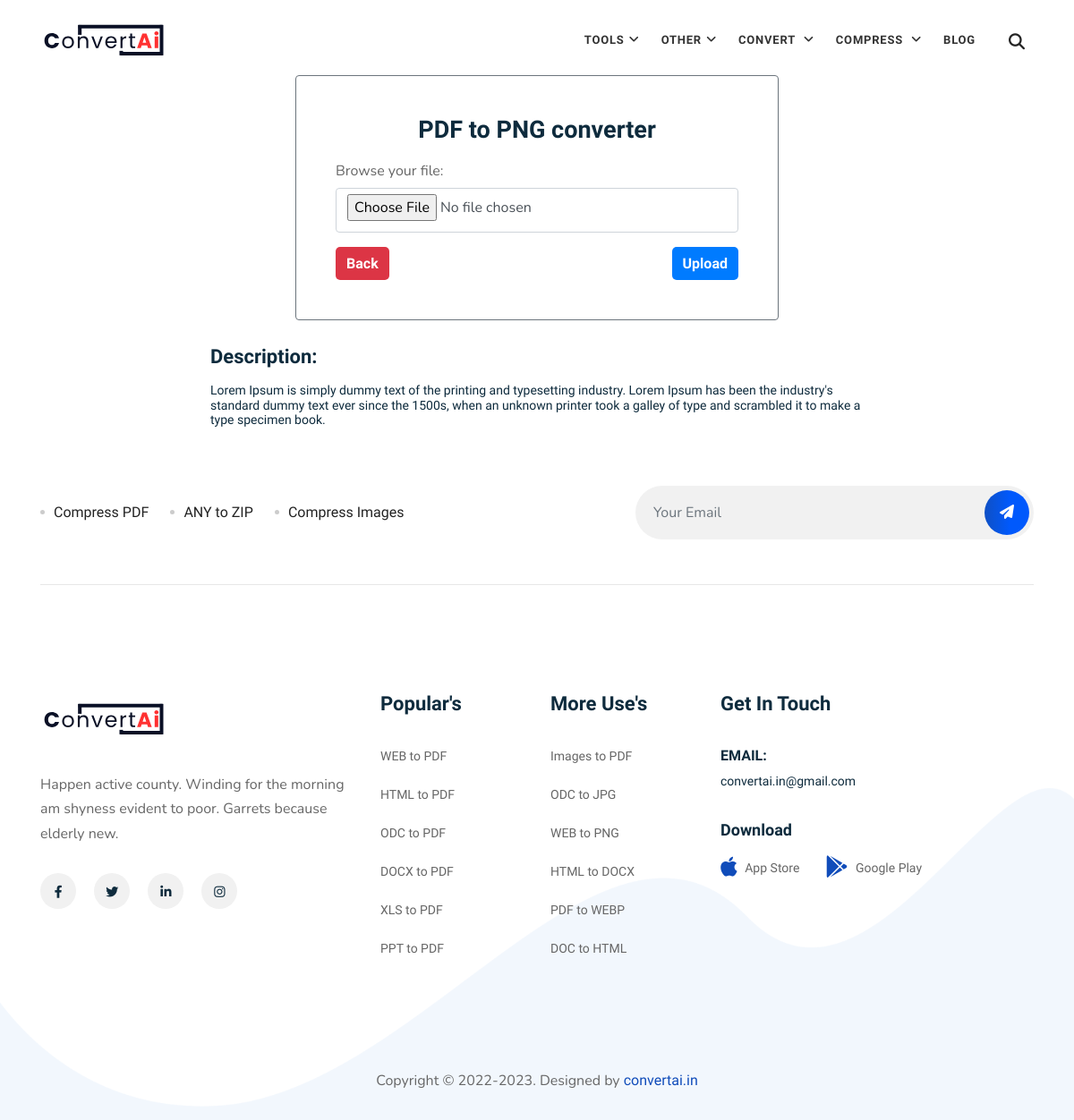
Screenshot of /convert_m.php?url=pdf-to-png with the database file from the repository.
### tables this page shows
CREATE TABLE IF NOT EXISTS `convert_data` (
  `id` int(11) NOT NULL AUTO_INCREMENT,
  `created_by` int(11) NOT NULL,
  `title` text NOT NULL,
  `from` text NOT NULL,
  `to` text NOT NULL,
  `file_type` text NOT NULL,
  `accept` text NOT NULL,
  `multiple` int(11) NOT NULL,
  `type` enum('File','Url') NOT NULL,
  `status` int(11) NOT NULL DEFAULT '1',
  `description` text,
  `meta_title` text,
  `meta_author` text,
  `meta_description` text,
  `key_words` text,
  `url` text,
  `sequence` varchar(150) NOT NULL DEFAULT '0',
  `created_at` timestamp NOT NULL DEFAULT CURRENT_TIMESTAMP,
  `updated_at` timestamp NOT NULL DEFAULT CURRENT_TIMESTAMP ON UPDATE CURRENT_TIMESTAMP,
  PRIMARY KEY (`id`)
);

### admin/layouts/function.php (called while the page is built, shortened)
<?php
    function single_row($table_name, $conditions, $conn)
    {
        $query = "select * from ".$table_name." where ";
        foreach($conditions as $key=>$rec) {
          $query .= $key." = ".'"'.$rec.'" and ';
        }
        $last_space_position = strrpos($query, ' and');
        $query = substr($query, 0, $last_space_position);
        $data = $conn->query($query);
        $res = mysqli_fetch_assoc($data);
        if($res && $data) {
            return $res;
            die;
        } else {
            return ['error' => mysqli_error($conn)];
            die;
        }
    }
	function select_all_by_conditions($table_name, $conditions, $conn)
	{
		$query = "select * from ".$table_name." where ";
		foreach($conditions as $key=>$rec)
		{
			$query .= $key." = ".'"'.$rec.'" and ';
		}
		$last_space_position = strrpos($query, 'and');
		$query = substr($query, 0, $last_space_position);
		$query = $query." ORDER BY id DESC";
		$res =  $conn->query($query);
		$data = [];
		foreach($res as $rec){
			$data[] = $rec;
		}
		return $data;
	}
?>

### convert_m.php (the view, shortened to what this page needs)
<?php
  require_once('system/function.php');
  if(isset($_REQUEST['url']) && !empty($_REQUEST['url'])) {
    $conditions = [
      'url' => $_REQUEST['url'],
      'status' => 1,
    ];
    $return = single_row('`convert_data`', $conditions, $conn);
  } else {
    session_destroy();
    header("Location: ".base_url);
  }
?>
<?php require_once('header.php'); ?>
<div class="container">
    <br>
    <div class="row content_div">
        <div class="col-md-6 mx-auto">
            <br><br>
            <?php if(!empty($return['id'])) { ?>
            <div class="shadow card border-secondary border-3 p-4 rounded bg-white">
                <div class="card-body">
                    <h3 class="card-title mb-3 text-center">
                        <b><?= (!empty($return['title'])) ? $return['title'] : ''; ?></b>
                    </h3>
                    <form action="<?= $_SERVER['PHP_SELF']; ?>" method="POST" enctype="multipart/form-data" autocomplete="off">
                        <div class="mb-3">
                            <?php if(!empty($return['type']) && $return['type'] == "File") { ?>
                              <label for="formFile" class="form-label">Browse your file: </label>
                              <input class="form-control example" type="file" name="formFile[]"
                                accept="<?= (!empty($return['accept'])) ? $return['accept'] : ''; ?>"
                                data-toggle="tooltip" data-placement="top"
                                title=" <?= (!empty($return['accept'])) ? $return['accept'] : ''; ?>"
                                <?= ($return['multiple'] == '1') ? 'multiple' : ''; ?> required>
                              <?php } ?>
                        </div>
                        <div style="float: left;">
                            <button type="button" class="btn btn-danger"
                                onClick="back()"><b class="button">Back</b></button>
                        </div>
                        <div style="float: right;">
                            <button type="submit" class="btn btn-primary"
                                name="file_submit"><b class="button">Upload</b></button>
                        </div>
                    </form>
                </div>
            </div>
            <?php } ?>
        </div>
    </div>
    <div class="row content_div">
        <?php if(!empty($return['description'])) { ?>
            <div class="col-md-8 mx-auto">
                <br>
                <h4><b> Description: </b></h4>
                <h6>
                    <?= (!empty($return['description'])) ? $return['description'] : ''; ?>
                </h6>
            </div>
        <?php } ?>
    </div>
</div>
<?php require_once('footer.php'); ?>

### assets/css/bootsnav.css (style rules this page uses)
body { -webkit-transition: all 0.3s ease-in-out; -moz-transition: all 0.3s ease-in-out; -o-transition: all 0.3s ease-in-out; -ms-transition: all 0.3s ease-in-out; transition: all 0.3s ease-in-out; }

### rows the page displays
convert_data: title "PDF to PNG converter", description "Lorem Ipsum is simply dummy text of the printing and typesetting industry. Lorem Ipsum has been the industry's standard dummy text ever since the 1500s, when an unknown printer took a galley of type and scrambled it to make a type specimen book."
